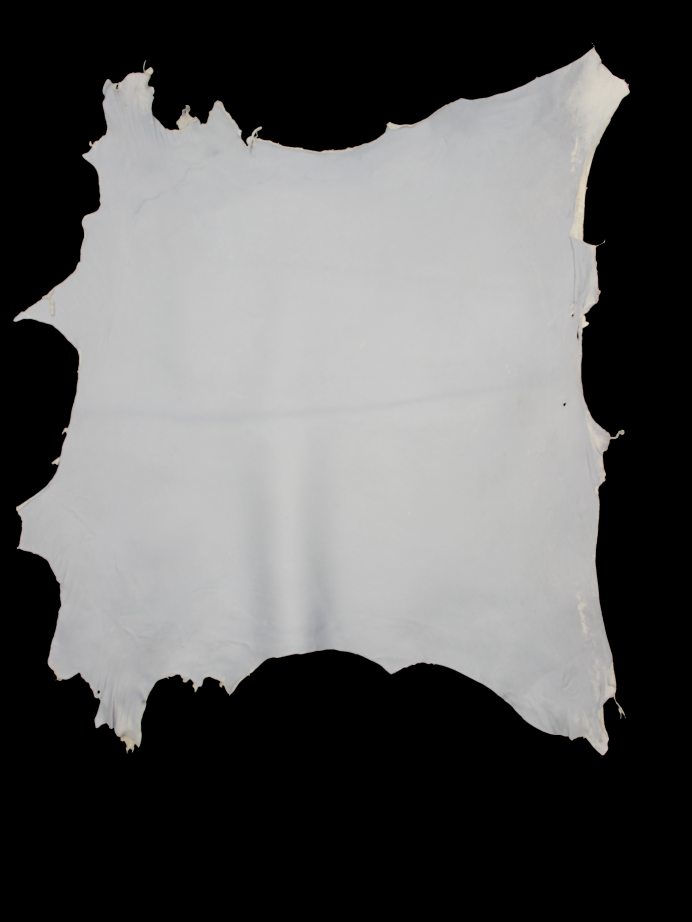
#> input picture Python/DataBase/c1_1.JPG, 3456 x 4608 px, found by its file name (shown at 1/5 size)
$ python GLCM_RESIZE_GENERATE.py   (Python 2 division)
#> lines starting #> are read from the running program, lines starting #| are printed output that depends on the picture; after the words box and inside, x2 and y2 are one past the last pixel; in counts of white or black regions, pixels touching at a corner belong together
from MachineLearn.Classes.Extractors.GLCM import GLCM
import numpy as np
import cv2

k = 73
nbits = 8
listGLCM = []
for lin in range(7):
    for col in range(50):
        img = cv2.imread("../../Couro/c{:d}_{:d}.JPG".format(lin + 1, col + 1), 0)
#> img: shape (4608, 3456); min 0, max 234, mean 92.3
        print lin + 1, col + 1
        ### decimacao
        klist = [x for x in range(0, img.shape[0], k)]
#> klist = 64 values from 0 to 4599
        klist2 = [x for x in range(0, img.shape[1], k)]
#> klist2 = 48 values from 0 to 3431
        img = img[klist]
        img = img[:, klist2]
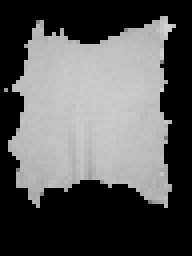
#> img: shape (64, 48) (shown 4 times larger); min 0, max 212, mean 89.6

        ##Threshold
        threshold = np.copy(img)
        threshold[threshold < 96] = 0
        threshold[threshold >= 96] = 1
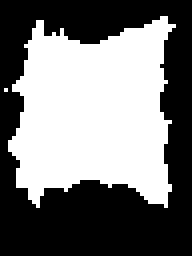
#> threshold: shape (64, 48) (shown 4 times larger); values 0 (black) and 1 (white), 47.1% white; 2 white regions (1 under 20 px), largest, box (x1, y1, x2, y2) and area: (2, 4, 44, 52) 1445
        img = img * threshold

        # img = img / 2 ** (8 - nbits)
#> (the run stopped early here; a loop or call above may not have finished)
